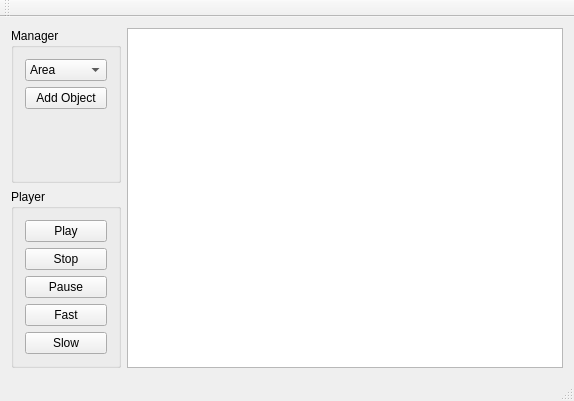
<?xml version="1.0" encoding="UTF-8"?>
<ui version="4.0">
 <class>ModelingDynamicObject</class>
 <widget class="QMainWindow" name="ModelingDynamicObject">
  <property name="geometry">
   <rect>
    <x>0</x>
    <y>0</y>
    <width>574</width>
    <height>401</height>
   </rect>
  </property>
  <property name="windowTitle">
   <string>ModelingDynamicObject</string>
  </property>
  <widget class="QWidget" name="centralWidget">
   <layout class="QGridLayout" name="gridLayout_2">
    <item row="2" column="0">
     <widget class="QGroupBox" name="groupBox_2">
      <property name="title">
       <string>Player</string>
      </property>
      <layout class="QGridLayout" name="gridLayout_3">
       <item row="0" column="0">
        <widget class="QPushButton" name="playButton">
         <property name="text">
          <string>Play</string>
         </property>
        </widget>
       </item>
       <item row="1" column="0">
        <widget class="QPushButton" name="stopButton">
         <property name="text">
          <string>Stop</string>
         </property>
        </widget>
       </item>
       <item row="2" column="0">
        <widget class="QPushButton" name="pauseButton">
         <property name="text">
          <string>Pause</string>
         </property>
        </widget>
       </item>
       <item row="3" column="0">
        <widget class="QPushButton" name="fastButton">
         <property name="text">
          <string>Fast</string>
         </property>
        </widget>
       </item>
       <item row="4" column="0">
        <widget class="QPushButton" name="slowButton">
         <property name="text">
          <string>Slow</string>
         </property>
        </widget>
       </item>
      </layout>
     </widget>
    </item>
    <item row="0" column="1" rowspan="3">
     <widget class="QGraphicsView" name="graphicsView">
      <property name="renderHints">
       <set>QPainter::Antialiasing</set>
      </property>
      <property name="cacheMode">
       <set>QGraphicsView::CacheNone</set>
      </property>
      <property name="viewportUpdateMode">
       <enum>QGraphicsView::SmartViewportUpdate</enum>
      </property>
     </widget>
    </item>
    <item row="0" column="0" rowspan="2">
     <widget class="QGroupBox" name="groupBox">
      <property name="title">
       <string>Manager</string>
      </property>
      <layout class="QGridLayout" name="gridLayout">
       <item row="0" column="0">
        <widget class="QComboBox" name="objComboBox">
         <item>
          <property name="text">
           <string>Area</string>
          </property>
         </item>
         <item>
          <property name="text">
           <string>Ship</string>
          </property>
         </item>
         <item>
          <property name="text">
           <string>Dron</string>
          </property>
         </item>
         <item>
          <property name="text">
           <string>Oil Derrik</string>
          </property>
         </item>
        </widget>
       </item>
       <item row="1" column="0">
        <widget class="QPushButton" name="addObjectButtonOk">
         <property name="text">
          <string>Add Object</string>
         </property>
        </widget>
       </item>
       <item row="2" column="0">
        <spacer name="verticalSpacer">
         <property name="orientation">
          <enum>Qt::Vertical</enum>
         </property>
         <property name="sizeHint" stdset="0">
          <size>
           <width>20</width>
           <height>49</height>
          </size>
         </property>
        </spacer>
       </item>
      </layout>
     </widget>
    </item>
   </layout>
  </widget>
  <widget class="QMenuBar" name="menuBar">
   <property name="geometry">
    <rect>
     <x>0</x>
     <y>0</y>
     <width>574</width>
     <height>20</height>
    </rect>
   </property>
  </widget>
  <widget class="QToolBar" name="mainToolBar">
   <attribute name="toolBarArea">
    <enum>TopToolBarArea</enum>
   </attribute>
   <attribute name="toolBarBreak">
    <bool>false</bool>
   </attribute>
  </widget>
  <widget class="QStatusBar" name="statusBar"/>
 </widget>
 <layoutdefault spacing="6" margin="11"/>
 <resources/>
 <connections/>
</ui>
